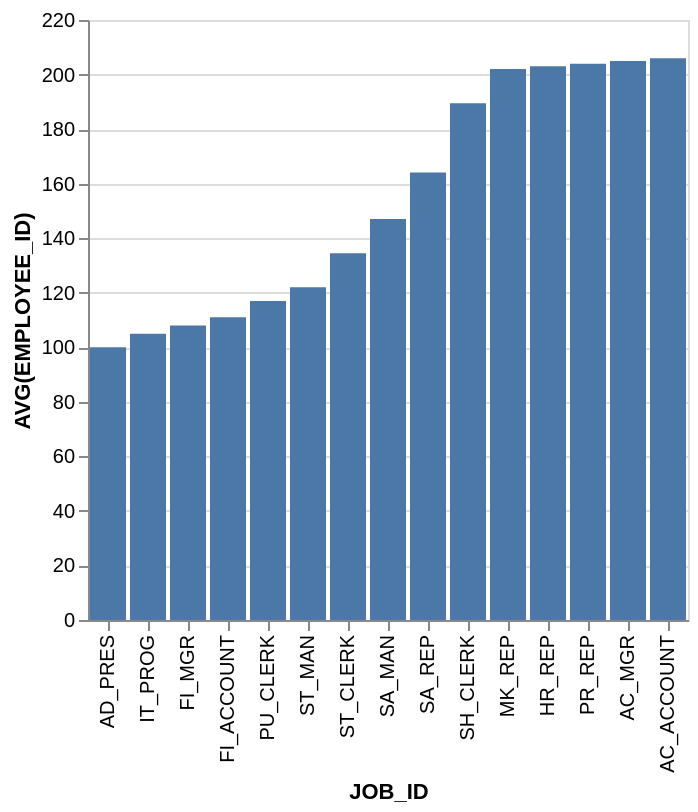

Write a Vega-Lite specification for this figure.
### Vega-Lite specification from a JSON file in a GitHub repository (floating-point values rounded to 4 significant figures)
{"data": {"values": [{"x_data": "AD_PRES", "y_data": 100}, {"x_data": "IT_PROG", "y_data": 105}, {"x_data": "FI_MGR", "y_data": 108}, {"x_data": "FI_ACCOUNT", "y_data": 111}, {"x_data": "PU_CLERK", "y_data": 117}, {"x_data": "ST_MAN", "y_data": 122}, {"x_data": "ST_CLERK", "y_data": 134.5}, {"x_data": "SA_MAN", "y_data": 147}, {"x_data": "SA_REP", "y_data": 164.1}, {"x_data": "SH_CLERK", "y_data": 189.5}, {"x_data": "MK_REP", "y_data": 202}, {"x_data": "HR_REP", "y_data": 203}, {"x_data": "PR_REP", "y_data": 204}, {"x_data": "AC_MGR", "y_data": 205}, {"x_data": "AC_ACCOUNT", "y_data": 206}]}, "mark": "bar", "encoding": {"x": {"field": "x_data", "type": "nominal", "title": "JOB_ID", "sort": {"op": "sum", "field": "y_data", "order": "ascending"}}, "y": {"field": "y_data", "type": "quantitative", "title": "AVG(EMPLOYEE_ID)"}}}
